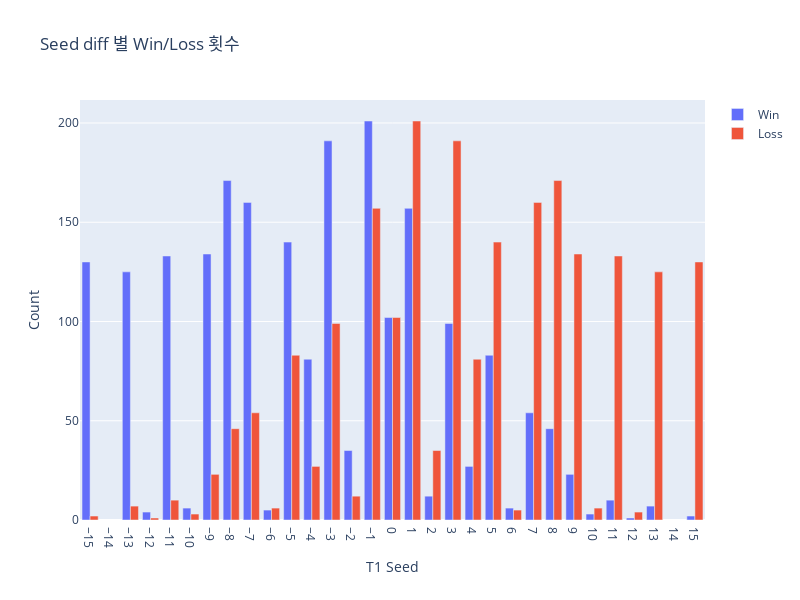

The cell this chart's notebook holds for it:
### Code cell
import plotly.graph_objects as go
import plotly.express as px

win_counts = tourney_data_win.groupby("seed_diff")["win"].count()
loss_counts = tourney_data_loss.groupby("seed_diff")["win"].count()

fig = go.Figure()
fig.add_trace(go.Bar(x=win_counts.index, y=win_counts.values, name="Win"))
fig.add_trace(go.Bar(x=loss_counts.index, y=loss_counts.values, name="Loss"))

fig.update_layout(
    title="Seed diff 별 Win/Loss 횟수",
    xaxis={"title": "T1 Seed", "showticklabels": True, "dtick": 1},
    yaxis={"title": "Count"},
    autosize=False,
    width=800,
    height=600,
    barmode="group"  # 막대를 나란히 배치 (stack으로 바꾸면 누적됨)
)

fig.show()

### Figure 1 — Plotly figure (JSON) as saved in the notebook; plotly's stock layout.template omitted (floating-point values rounded to 4 significant figures)
{"data": [{"name": "Win", "type": "bar", "x": [-15, -13, -12, -11, -10, -9, -8, -7, -6, -5, -4, -3, -2, -1, 0, 1, 2, 3, 4, 5, 6, 7, 8, 9, 10, 11, 12, 13, 15], "y": [130, 125, 4, 133, 6, 134, 171, 160, 5, 140, 81, 191, 35, 201, 102, 157, 12, 99, 27, 83, 6, 54, 46, 23, 3, 10, 1, 7, 2]}, {"name": "Loss", "type": "bar", "x": [-15, -13, -12, -11, -10, -9, -8, -7, -6, -5, -4, -3, -2, -1, 0, 1, 2, 3, 4, 5, 6, 7, 8, 9, 10, 11, 12, 13, 15], "y": [2, 7, 1, 10, 3, 23, 46, 54, 6, 83, 27, 99, 12, 157, 102, 201, 35, 191, 81, 140, 5, 160, 171, 134, 6, 133, 4, 125, 130]}], "layout": {"autosize": false, "barmode": "group", "height": 600, "title": {"text": "Seed diff 별 Win/Loss 횟수"}, "width": 800, "xaxis": {"dtick": 1, "showticklabels": true, "title": {"text": "T1 Seed"}}, "yaxis": {"title": {"text": "Count"}}}}
